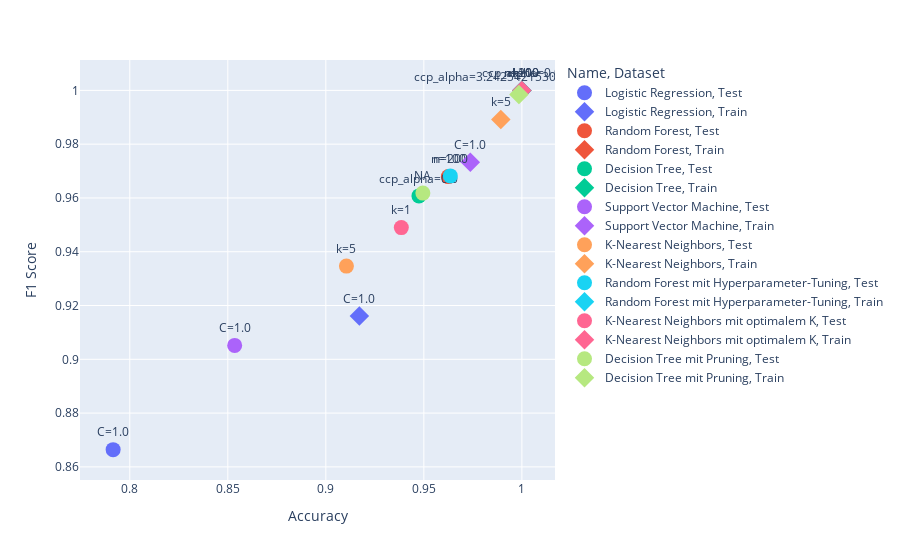

The notebook cell this image was saved under:
### Code cell
fig = px.scatter(
    results_df,
    x='Accuracy',
    y='F1 Score',
    color='Name',
    symbol='Dataset',
    hover_data='Class',  # list format is preferred
    text='Parameter'
)

fig.update_traces(marker=dict(size=15), textposition='top center')

fig.show()

### Figure 1 — Plotly figure (JSON) as saved in the notebook; plotly's stock layout.template omitted (floating-point values rounded to 4 significant figures)
{"data": [{"customdata": [["<class 'sklearn.linear_model._logistic.LogisticRegression'>"]], "hovertemplate": "Name=Logistic Regression<br>Dataset=Test<br>Accuracy=%{x}<br>F1 Score=%{y}<br>Parameter=%{text}<br>Class=%{customdata[0]}<extra></extra>", "legendgroup": "Logistic Regression, Test", "marker": {"color": "#636efa", "size": 15, "symbol": "circle"}, "mode": "markers+text", "name": "Logistic Regression, Test", "orientation": "v", "showlegend": true, "text": ["C=1.0"], "textposition": "top center", "type": "scatter", "x": [0.7915], "xaxis": "x", "y": [0.8664], "yaxis": "y"}, {"customdata": [["<class 'sklearn.linear_model._logistic.LogisticRegression'>"]], "hovertemplate": "Name=Logistic Regression<br>Dataset=Train<br>Accuracy=%{x}<br>F1 Score=%{y}<br>Parameter=%{text}<br>Class=%{customdata[0]}<extra></extra>", "legendgroup": "Logistic Regression, Train", "marker": {"color": "#636efa", "size": 15, "symbol": "diamond"}, "mode": "markers+text", "name": "Logistic Regression, Train", "orientation": "v", "showlegend": true, "text": ["C=1.0"], "textposition": "top center", "type": "scatter", "x": [0.9171], "xaxis": "x", "y": [0.9161], "yaxis": "y"}, {"customdata": [["<class 'sklearn.ensemble._forest.RandomForestClassifier'>"]], "hovertemplate": "Name=Random Forest<br>Dataset=Test<br>Accuracy=%{x}<br>F1 Score=%{y}<br>Parameter=%{text}<br>Class=%{customdata[0]}<extra></extra>", "legendgroup": "Random Forest, Test", "marker": {"color": "#EF553B", "size": 15, "symbol": "circle"}, "mode": "markers+text", "name": "Random Forest, Test", "orientation": "v", "showlegend": true, "text": ["n=100"], "textposition": "top center", "type": "scatter", "x": [0.9625], "xaxis": "x", "y": [0.9679], "yaxis": "y"}, {"customdata": [["<class 'sklearn.ensemble._forest.RandomForestClassifier'>"]], "hovertemplate": "Name=Random Forest<br>Dataset=Train<br>Accuracy=%{x}<br>F1 Score=%{y}<br>Parameter=%{text}<br>Class=%{customdata[0]}<extra></extra>", "legendgroup": "Random Forest, Train", "marker": {"color": "#EF553B", "size": 15, "symbol": "diamond"}, "mode": "markers+text", "name": "Random Forest, Train", "orientation": "v", "showlegend": true, "text": ["n=100"], "textposition": "top center", "type": "scatter", "x": [1], "xaxis": "x", "y": [1], "yaxis": "y"}, {"customdata": [["<class 'sklearn.tree._classes.DecisionTreeClassifier'>"]], "hovertemplate": "Name=Decision Tree<br>Dataset=Test<br>Accuracy=%{x}<br>F1 Score=%{y}<br>Parameter=%{text}<br>Class=%{customdata[0]}<extra></extra>", "legendgroup": "Decision Tree, Test", "marker": {"color": "#00cc96", "size": 15, "symbol": "circle"}, "mode": "markers+text", "name": "Decision Tree, Test", "orientation": "v", "showlegend": true, "text": ["ccp_alpha=0.0"], "textposition": "top center", "type": "scatter", "x": [0.9475], "xaxis": "x", "y": [0.9608], "yaxis": "y"}, {"customdata": [["<class 'sklearn.tree._classes.DecisionTreeClassifier'>"]], "hovertemplate": "Name=Decision Tree<br>Dataset=Train<br>Accuracy=%{x}<br>F1 Score=%{y}<br>Parameter=%{text}<br>Class=%{customdata[0]}<extra></extra>", "legendgroup": "Decision Tree, Train", "marker": {"color": "#00cc96", "size": 15, "symbol": "diamond"}, "mode": "markers+text", "name": "Decision Tree, Train", "orientation": "v", "showlegend": true, "text": ["ccp_alpha=0.0"], "textposition": "top center", "type": "scatter", "x": [1], "xaxis": "x", "y": [1], "yaxis": "y"}, {"customdata": [["<class 'sklearn.svm._classes.SVC'>"]], "hovertemplate": "Name=Support Vector Machine<br>Dataset=Test<br>Accuracy=%{x}<br>F1 Score=%{y}<br>Parameter=%{text}<br>Class=%{customdata[0]}<extra></extra>", "legendgroup": "Support Vector Machine, Test", "marker": {"color": "#ab63fa", "size": 15, "symbol": "circle"}, "mode": "markers+text", "name": "Support Vector Machine, Test", "orientation": "v", "showlegend": true, "text": ["C=1.0"], "textposition": "top center", "type": "scatter", "x": [0.8535], "xaxis": "x", "y": [0.9052], "yaxis": "y"}, {"customdata": [["<class 'sklearn.svm._classes.SVC'>"]], "hovertemplate": "Name=Support Vector Machine<br>Dataset=Train<br>Accuracy=%{x}<br>F1 Score=%{y}<br>Parameter=%{text}<br>Class=%{customdata[0]}<extra></extra>", "legendgroup": "Support Vector Machine, Train", "marker": {"color": "#ab63fa", "size": 15, "symbol": "diamond"}, "mode": "markers+text", "name": "Support Vector Machine, Train", "orientation": "v", "showlegend": true, "text": ["C=1.0"], "textposition": "top center", "type": "scatter", "x": [0.9737], "xaxis": "x", "y": [0.9733], "yaxis": "y"}, {"customdata": [["<class 'sklearn.neighbors._classification.KNeighborsClassifier'>"]], "hovertemplate": "Name=K-Nearest Neighbors<br>Dataset=Test<br>Accuracy=%{x}<br>F1 Score=%{y}<br>Parameter=%{text}<br>Class=%{customdata[0]}<extra></extra>", "legendgroup": "K-Nearest Neighbors, Test", "marker": {"color": "#FFA15A", "size": 15, "symbol": "circle"}, "mode": "markers+text", "name": "K-Nearest Neighbors, Test", "orientation": "v", "showlegend": true, "text": ["k=5"], "textposition": "top center", "type": "scatter", "x": [0.9105], "xaxis": "x", "y": [0.9346], "yaxis": "y"}, {"customdata": [["<class 'sklearn.neighbors._classification.KNeighborsClassifier'>"]], "hovertemplate": "Name=K-Nearest Neighbors<br>Dataset=Train<br>Accuracy=%{x}<br>F1 Score=%{y}<br>Parameter=%{text}<br>Class=%{customdata[0]}<extra></extra>", "legendgroup": "K-Nearest Neighbors, Train", "marker": {"color": "#FFA15A", "size": 15, "symbol": "diamond"}, "mode": "markers+text", "name": "K-Nearest Neighbors, Train", "orientation": "v", "showlegend": true, "text": ["k=5"], "textposition": "top center", "type": "scatter", "x": [0.9893], "xaxis": "x", "y": [0.9891], "yaxis": "y"}, {"customdata": [["<class 'sklearn.ensemble._forest.RandomForestClassifier'>"]], "hovertemplate": "Name=Random Forest mit Hyperparameter-Tuning<br>Dataset=Test<br>Accuracy=%{x}<br>F1 Score=%{y}<br>Parameter=%{text}<br>Class=%{customdata[0]}<extra></extra>", "legendgroup": "Random Forest mit Hyperparameter-Tuning, Test", "marker": {"color": "#19d3f3", "size": 15, "symbol": "circle"}, "mode": "markers+text", "name": "Random Forest mit Hyperparameter-Tuning, Test", "orientation": "v", "showlegend": true, "text": ["n=200"], "textposition": "top center", "type": "scatter", "x": [0.9635], "xaxis": "x", "y": [0.9682], "yaxis": "y"}, {"customdata": [["<class 'sklearn.ensemble._forest.RandomForestClassifier'>"]], "hovertemplate": "Name=Random Forest mit Hyperparameter-Tuning<br>Dataset=Train<br>Accuracy=%{x}<br>F1 Score=%{y}<br>Parameter=%{text}<br>Class=%{customdata[0]}<extra></extra>", "legendgroup": "Random Forest mit Hyperparameter-Tuning, Train", "marker": {"color": "#19d3f3", "size": 15, "symbol": "diamond"}, "mode": "markers+text", "name": "Random Forest mit Hyperparameter-Tuning, Train", "orientation": "v", "showlegend": true, "text": ["n=200"], "textposition": "top center", "type": "scatter", "x": [1], "xaxis": "x", "y": [1], "yaxis": "y"}, {"customdata": [["<class 'sklearn.neighbors._classification.KNeighborsClassifier'>"]], "hovertemplate": "Name=K-Nearest Neighbors mit optimalem K<br>Dataset=Test<br>Accuracy=%{x}<br>F1 Score=%{y}<br>Parameter=%{text}<br>Class=%{customdata[0]}<extra></extra>", "legendgroup": "K-Nearest Neighbors mit optimalem K, Test", "marker": {"color": "#FF6692", "size": 15, "symbol": "circle"}, "mode": "markers+text", "name": "K-Nearest Neighbors mit optimalem K, Test", "orientation": "v", "showlegend": true, "text": ["k=1"], "textposition": "top center", "type": "scatter", "x": [0.9385], "xaxis": "x", "y": [0.949], "yaxis": "y"}, {"customdata": [["<class 'sklearn.neighbors._classification.KNeighborsClassifier'>"]], "hovertemplate": "Name=K-Nearest Neighbors mit optimalem K<br>Dataset=Train<br>Accuracy=%{x}<br>F1 Score=%{y}<br>Parameter=%{text}<br>Class=%{customdata[0]}<extra></extra>", "legendgroup": "K-Nearest Neighbors mit optimalem K, Train", "marker": {"color": "#FF6692", "size": 15, "symbol": "diamond"}, "mode": "markers+text", "name": "K-Nearest Neighbors mit optimalem K, Train", "orientation": "v", "showlegend": true, "text": ["k=1"], "textposition": "top center", "type": "scatter", "x": [1], "xaxis": "x", "y": [1], "yaxis": "y"}, {"customdata": [["<class 'sklearn.tree._classes.DecisionTreeClassifier'>"]], "hovertemplate": "Name=Decision Tree mit Pruning<br>Dataset=Test<br>Accuracy=%{x}<br>F1 Score=%{y}<br>Parameter=%{text}<br>Class=%{customdata[0]}<extra></extra>", "legendgroup": "Decision Tree mit Pruning, Test", "marker": {"color": "#B6E880", "size": 15, "symbol": "circle"}, "mode": "markers+text", "name": "Decision Tree mit Pruning, Test", "orientation": "v", "showlegend": true, "text": ["NA"], "textposition": "top center", "type": "scatter", "x": [0.9495], "xaxis": "x", "y": [0.9618], "yaxis": "y"}, {"customdata": [["<class 'sklearn.tree._classes.DecisionTreeClassifier'>"]], "hovertemplate": "Name=Decision Tree mit Pruning<br>Dataset=Train<br>Accuracy=%{x}<br>F1 Score=%{y}<br>Parameter=%{text}<br>Class=%{customdata[0]}<extra></extra>", "legendgroup": "Decision Tree mit Pruning, Train", "marker": {"color": "#B6E880", "size": 15, "symbol": "diamond"}, "mode": "markers+text", "name": "Decision Tree mit Pruning, Train", "orientation": "v", "showlegend": true, "text": ["ccp_alpha=3.2425421530479896e-05"], "textposition": "top center", "type": "scatter", "x": [0.9985], "xaxis": "x", "y": [0.9985], "yaxis": "y"}], "layout": {"legend": {"title": {"text": "Name, Dataset"}, "tracegroupgap": 0}, "margin": {"t": 60}, "xaxis": {"anchor": "y", "domain": [0, 1], "title": {"text": "Accuracy"}}, "yaxis": {"anchor": "x", "domain": [0, 1], "title": {"text": "F1 Score"}}}}
